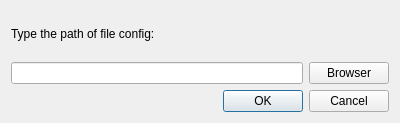
<?xml version="1.0" encoding="UTF-8"?>
<ui version="4.0">
 <class>ChooseFileDialog</class>
 <widget class="QDialog" name="ChooseFileDialog">
  <property name="geometry">
   <rect>
    <x>0</x>
    <y>0</y>
    <width>400</width>
    <height>123</height>
   </rect>
  </property>
  <property name="windowTitle">
   <string>Choose File Config Dialog</string>
  </property>
  <layout class="QGridLayout" name="gridLayout_4">
   <item row="0" column="0">
    <layout class="QGridLayout" name="gridLayout_3">
     <item row="0" column="0">
      <layout class="QGridLayout" name="gridLayout">
       <item row="0" column="0">
        <widget class="QLabel" name="label">
         <property name="text">
          <string>Type the path of file config:</string>
         </property>
        </widget>
       </item>
       <item row="1" column="0">
        <widget class="QLineEdit" name="txtPath"/>
       </item>
      </layout>
     </item>
     <item row="0" column="1">
      <layout class="QGridLayout" name="gridLayout_2">
       <item row="0" column="0">
        <spacer name="verticalSpacer">
         <property name="orientation">
          <enum>Qt::Vertical</enum>
         </property>
         <property name="sizeHint" stdset="0">
          <size>
           <width>20</width>
           <height>40</height>
          </size>
         </property>
        </spacer>
       </item>
       <item row="1" column="0">
        <widget class="QPushButton" name="btnBrowser">
         <property name="text">
          <string>Browser</string>
         </property>
        </widget>
       </item>
      </layout>
     </item>
    </layout>
   </item>
   <item row="1" column="0">
    <widget class="QDialogButtonBox" name="buttonBox">
     <property name="orientation">
      <enum>Qt::Horizontal</enum>
     </property>
     <property name="standardButtons">
      <set>QDialogButtonBox::Cancel|QDialogButtonBox::Ok</set>
     </property>
    </widget>
   </item>
  </layout>
 </widget>
 <resources/>
 <connections>
  <connection>
   <sender>buttonBox</sender>
   <signal>accepted()</signal>
   <receiver>ChooseFileDialog</receiver>
   <slot>accept()</slot>
   <hints>
    <hint type="sourcelabel">
     <x>248</x>
     <y>254</y>
    </hint>
    <hint type="destinationlabel">
     <x>157</x>
     <y>274</y>
    </hint>
   </hints>
  </connection>
  <connection>
   <sender>buttonBox</sender>
   <signal>rejected()</signal>
   <receiver>ChooseFileDialog</receiver>
   <slot>reject()</slot>
   <hints>
    <hint type="sourcelabel">
     <x>316</x>
     <y>260</y>
    </hint>
    <hint type="destinationlabel">
     <x>286</x>
     <y>274</y>
    </hint>
   </hints>
  </connection>
 </connections>
</ui>
